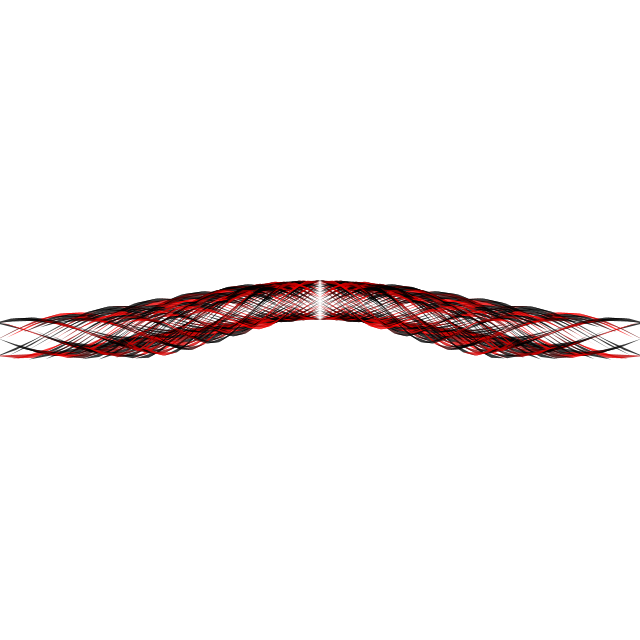
Frame 1 (no input)
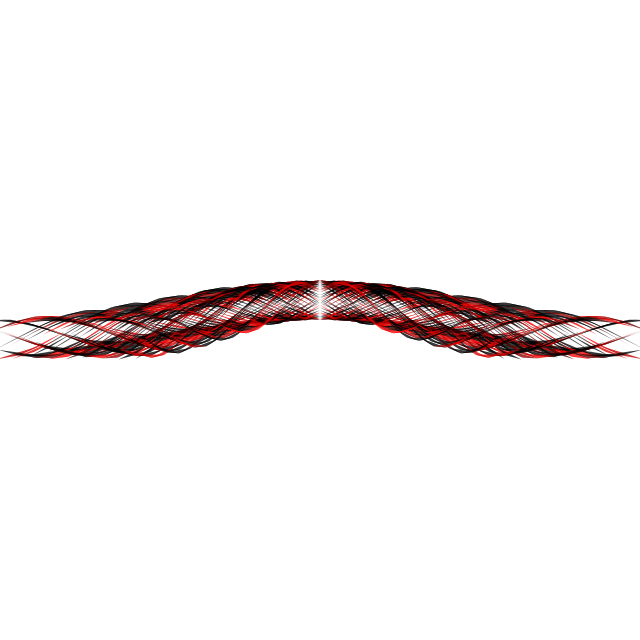
Frame 60 (the mouse pressed at the canvas centre just before this capture)
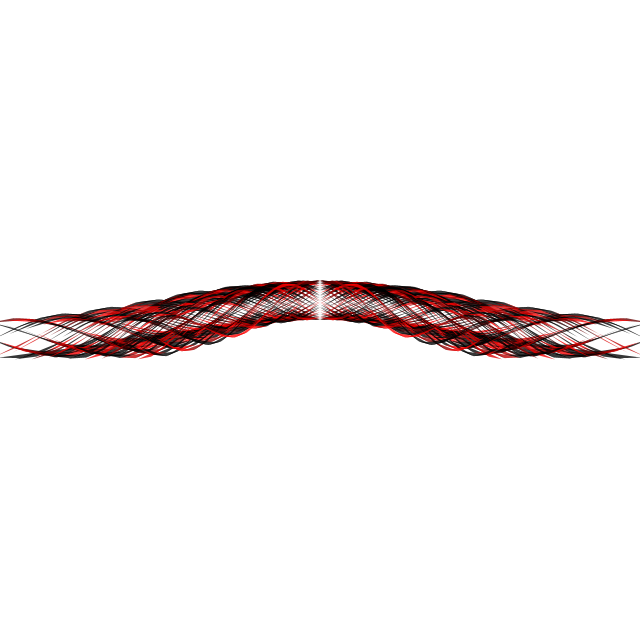
Frame 120 (the mouse held since frame 60 and released just before this capture)

The Processing sketch that drew these frames (run headless with seeded random() and noise(); from frame 60 on, the mouse is pressed at the canvas centre):

// Processing sketch: processing_169758
// ── processing_169758.pde

float num;
void setup() {
  size(640, 640);
  noStroke();
}

void draw() {
  background(255);
  translate(width/2, height/2);
  rotate(radians(180));
  for (int q = 60; q > 0; q--) {
    beginShape(TRIANGLE_STRIP);
    for (int i = 0; i < 180; i+=12) {
      float d = map(q, 60, 0, 2, 1);
      fill(sin(radians(i*q))*255, 0, 0, 200);
      vertex(-i*d, cos(radians(i))*20+sin(q+i+num)*20);
    }
    endShape();
    beginShape(TRIANGLE_STRIP);
    for (int i = 0; i < 180; i+=12) {
      float d = map(q, 60, 0, 2, 1);
      fill(sin(radians(i*q))*255, 0, 0, 200);
      vertex(i*d, cos(radians(i))*20+sin(q+i+num)*20);
    }
    endShape();
  }
  num+=0.01;
}
